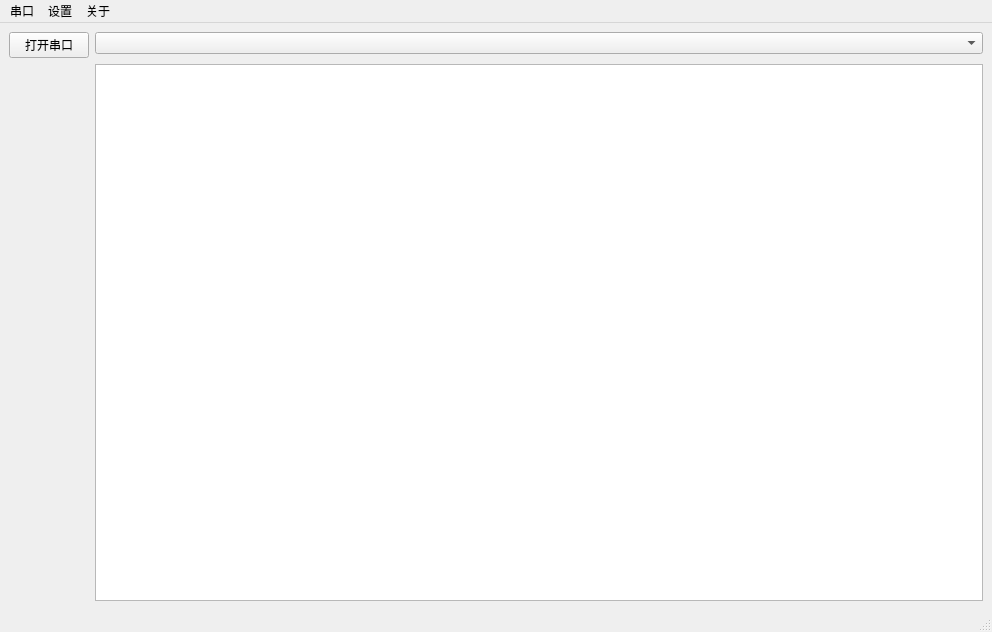
<?xml version="1.0" encoding="UTF-8"?>
<ui version="4.0">
 <class>MainWindow</class>
 <widget class="QMainWindow" name="MainWindow">
  <property name="geometry">
   <rect>
    <x>0</x>
    <y>0</y>
    <width>992</width>
    <height>632</height>
   </rect>
  </property>
  <property name="windowTitle">
   <string>Py</string>
  </property>
  <property name="styleSheet">
   <string notr="true"/>
  </property>
  <widget class="QWidget" name="centralwidget">
   <layout class="QFormLayout" name="formLayout">
    <item row="1" column="1">
     <widget class="QTextEdit" name="textEdit"/>
    </item>
    <item row="0" column="1">
     <widget class="QComboBox" name="comboBox"/>
    </item>
    <item row="0" column="0">
     <widget class="QPushButton" name="pushButton">
      <property name="font">
       <font>
        <kerning>true</kerning>
       </font>
      </property>
      <property name="text">
       <string>打开串口</string>
      </property>
     </widget>
    </item>
   </layout>
  </widget>
  <widget class="QMenuBar" name="menubar">
   <property name="geometry">
    <rect>
     <x>0</x>
     <y>0</y>
     <width>992</width>
     <height>26</height>
    </rect>
   </property>
   <widget class="QMenu" name="menu">
    <property name="title">
     <string>串口</string>
    </property>
   </widget>
   <widget class="QMenu" name="menu_2">
    <property name="title">
     <string>设置</string>
    </property>
   </widget>
   <widget class="QMenu" name="menu_3">
    <property name="title">
     <string>关于</string>
    </property>
   </widget>
   <addaction name="menu"/>
   <addaction name="menu_2"/>
   <addaction name="menu_3"/>
  </widget>
  <widget class="QStatusBar" name="statusbar"/>
 </widget>
 <resources/>
 <connections/>
</ui>
